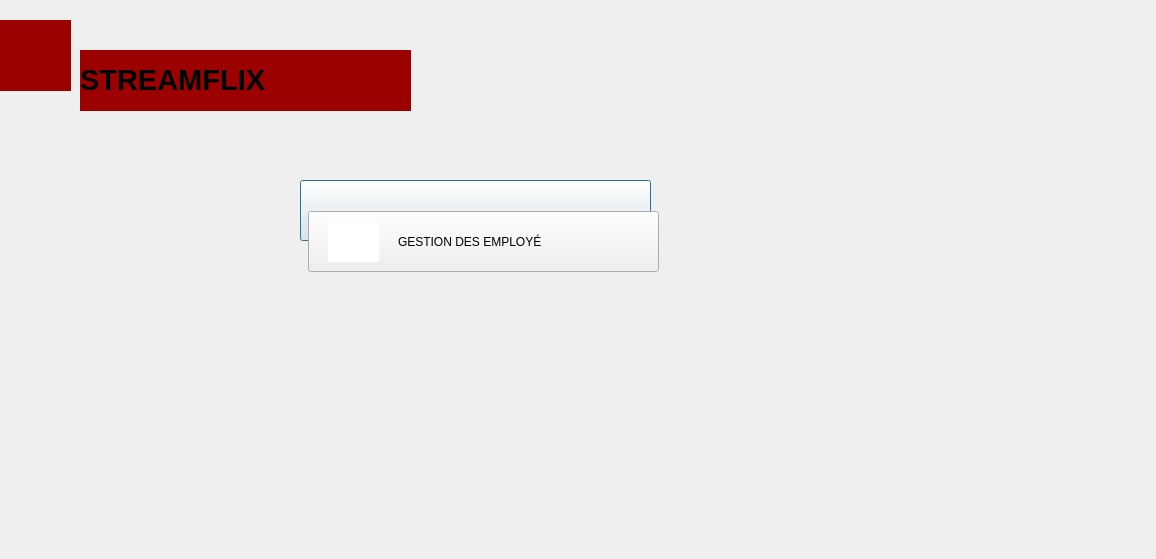
<?xml version="1.0" encoding="UTF-8"?>
<ui version="4.0">
 <class>Gestionemployee</class>
 <widget class="QDialog" name="Gestionemployee">
  <property name="geometry">
   <rect>
    <x>0</x>
    <y>0</y>
    <width>1156</width>
    <height>559</height>
   </rect>
  </property>
  <property name="windowTitle">
   <string>Dialog</string>
  </property>
  <widget class="QPushButton" name="pushButtonEmployee">
   <property name="geometry">
    <rect>
     <x>300</x>
     <y>180</y>
     <width>351</width>
     <height>61</height>
    </rect>
   </property>
   <property name="text">
    <string/>
   </property>
  </widget>
  <widget class="QLabel" name="label">
   <property name="geometry">
    <rect>
     <x>-10</x>
     <y>-10</y>
     <width>1011</width>
     <height>711</height>
    </rect>
   </property>
   <property name="styleSheet">
    <string notr="true">image: url(:/new/prefix1/BackRouge.png);</string>
   </property>
   <property name="text">
    <string/>
   </property>
  </widget>
  <widget class="QLabel" name="label_44">
   <property name="geometry">
    <rect>
     <x>80</x>
     <y>50</y>
     <width>331</width>
     <height>61</height>
    </rect>
   </property>
   <property name="styleSheet">
    <string notr="true">background-color: rgb(155, 1, 1);
font: 19pt &quot;Sitka&quot;;</string>
   </property>
   <property name="text">
    <string>&lt;html&gt;&lt;head/&gt;&lt;body&gt;&lt;p&gt;&lt;span style=&quot; font-size:22pt; font-weight:600;&quot;&gt;STREAMFLIX&lt;/span&gt;&lt;/p&gt;&lt;/body&gt;&lt;/html&gt;</string>
   </property>
  </widget>
  <widget class="QLabel" name="label_40">
   <property name="geometry">
    <rect>
     <x>0</x>
     <y>20</y>
     <width>71</width>
     <height>71</height>
    </rect>
   </property>
   <property name="styleSheet">
    <string notr="true">image: url(:/new/prefix1/Logo.png);
background-color: rgb(155, 1, 1);</string>
   </property>
   <property name="text">
    <string/>
   </property>
  </widget>
  <widget class="QPushButton" name="pushButtonEmployee_I">
   <property name="geometry">
    <rect>
     <x>308</x>
     <y>211</y>
     <width>351</width>
     <height>61</height>
    </rect>
   </property>
   <property name="text">
    <string/>
   </property>
  </widget>
  <widget class="QLabel" name="label_2">
   <property name="geometry">
    <rect>
     <x>398</x>
     <y>221</y>
     <width>241</width>
     <height>41</height>
    </rect>
   </property>
   <property name="styleSheet">
    <string notr="true">font: 9pt &quot;Sitka&quot;;</string>
   </property>
   <property name="text">
    <string>GESTION DES EMPLOYÉ</string>
   </property>
  </widget>
  <widget class="QLabel" name="label_12">
   <property name="geometry">
    <rect>
     <x>328</x>
     <y>221</y>
     <width>51</width>
     <height>41</height>
    </rect>
   </property>
   <property name="styleSheet">
    <string notr="true">background-color: rgb(255, 255, 255);
image: url(:/new/prefix1/u1.png);</string>
   </property>
   <property name="text">
    <string/>
   </property>
  </widget>
 </widget>
 <resources/>
 <connections/>
</ui>
